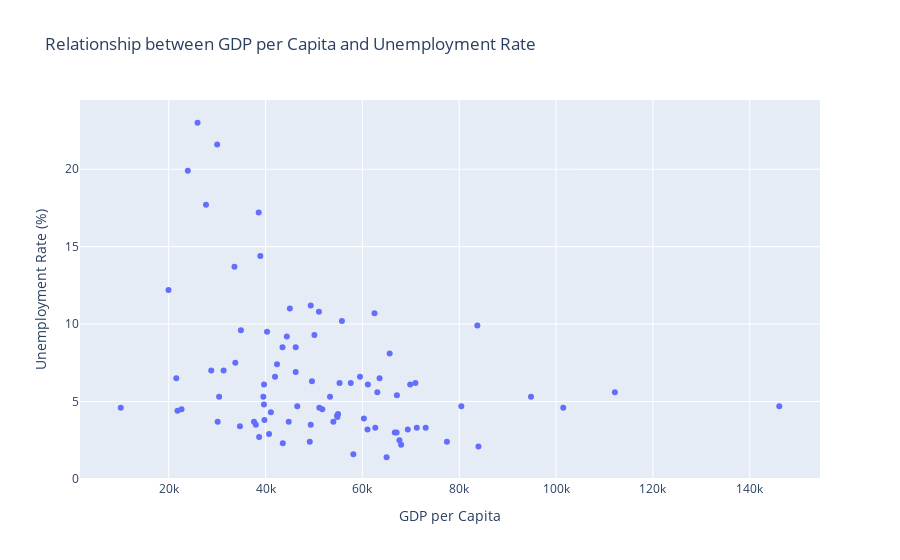

Notebook source saved alongside this figure:
### Markdown cell above
From the histograms we can see that both of them are right skewed, while most cities have a low unemployment rate, below 10%, there are still some cities with a quite high unemployment rate (15-20%), most cities have a low or medium GDP per capita in the 20k to 70k range, with very few cities having a very high GDP per capita above 100k. This shows that most cities are moderately wealthy, with only a few being extremely wealthy and a couple of other cities that are not so wealthy.

### Code cell
fig1 = px.scatter(city_data, x = 'GDP per Capita', y = 'Unemployment Rate', title='Relationship between GDP per Capita and Unemployment Rate', labels={'GDP per Capita':'GDP per Capita', 'Unemployment Rate':'Unemployment Rate (%)'}, hover_name='City', hover_data=['Country'])
fig1.show()

### Figure 1 — Plotly figure (JSON) as saved in the notebook; plotly's stock layout.template omitted (floating-point values rounded to 4 significant figures)
{"data": [{"customdata": [["Austria"], ["Austria"], ["Belgium"], ["Belgium"], ["Belgium"], ["Belgium"], ["Bulgaria"], ["Bulgaria"], ["Croatia"], ["Croatia"], ["Cyprus"], ["Cyprus"], ["Czechia"], ["Czechia"], ["Denmark"], ["Denmark"], ["Estonia"], ["Finland"], ["Finland"], ["France"], ["France"], ["France"], ["Germany"], ["Germany"], ["Germany"], ["Germany"], ["Germany"], ["Germany"], ["Germany"], ["Germany"], ["Germany"], ["Germany"], ["Greece"], ["Greece"], ["Hungary"], ["Hungary"], ["Hungary"], ["Ireland"], ["Ireland"], ["Italy"], ["Italy"], ["Italy"], ["Italy"], ["Italy"], ["Italy"], ["Latvia"], ["Luxembourg"], ["Malta"], ["Netherlands"], ["Netherlands"], ["Netherlands"], ["Netherlands"], ["Netherlands"], ["Norway"], ["Norway"], ["Norway"], ["Poland"], ["Poland"], ["Poland"], ["Portugal"], ["Portugal"], ["Portugal"], ["Portugal"], ["Romania"], ["Slovak Republic"], ["Slovenia"], ["Spain"], ["Spain"], ["Spain"], ["Spain"], ["Spain"], ["Sweden"], ["Sweden"], ["Sweden"], ["Switzerland"], ["Switzerland"], ["Switzerland"], ["Turkiye"], ["Turkiye"], ["United Kingdom"], ["United Kingdom"], ["United Kingdom"], ["United Kingdom"], ["United Kingdom"]], "hovertemplate": "<b>%{hovertext}</b><br><br>GDP per Capita=%{x}<br>Unemployment Rate (%)=%{y}<br>Country=%{customdata[0]}<extra></extra>", "hovertext": ["Salzburg", "Vienna", "Antwerp", "Bruges", "Brussels", "Gent", "Dobrich", "Sofia", "Split", "Zagreb", "Lefkosia", "Lemesos", "Ostrava", "Prague", "Copenhagen", "Odense", "Tallinn", "Helsinki", "Tampere", "Lyon", "Paris", "Toulouse", "Berlin", "Cologne", "Dresden", "Dusseldorf", "Frankfurt am Main", "Hamburg", "Hanover", "Leipzig", "Munich", "Stuttgart", "Athens", "Thessaloniki", "Budapest", "Debrecen", "Miskolc", "Cork", "Dublin", "Florence", "Milan", "Naples", "Rome", "Turin", "Venice", "Riga", "Luxembourg", "Malta", "Amsterdam", "Eindhoven", "Rotterdam", "The Hague", "Utrecht", "Bergen", "Oslo", "Stavanger", "Cracow", "Lodz", "Warsaw", "Braga", "Coimbra", "Lisbon", "Porto", "Giroc", "Bratislava", "Ljubljana", "Barcelona", "Madrid", "Malaga", "Seville", "Valencia", "Gothenburg", "Malmo", "Stockholm", "Basel", "Geneva", "Zurich", "Adana", "Ankara", "Edinburgh", "Glasgow", "Leeds", "Liverpool", "London"], "legendgroup": "", "marker": {"color": "#636efa", "symbol": "circle"}, "mode": "markers", "name": "", "orientation": "v", "showlegend": false, "type": "scatter", "x": [66690.0, 55770.0, 57600.0, 63080.0, 62500.0, 53310.0, 10090.0, 43560.0, 21560.0, 38660.0, 34910.0, 49330.0, 30100.0, 65000.0, 63540.0, 40300.0, 49330.0, 59500.0, 41950.0, 46230.0, 65630.0, 46230.0, 46550.0, 60310.0, 39770.0, 71240.0, 69370.0, 61060.0, 54830.0, 41100.0, 83960.0, 67640.0, 38580.0, 23940.0, 49130.0, 22650.0, 21800.0, 146100.0, 101500.0, 55280.0, 61130.0, 25950.0, 50090.0, 43500.0, 39680.0, 39540.0, 112100.0, 44780.0, 73060.0, 62660.0, 54780.0, 54980.0, 67060.0, 51100.0, 67130.0, 58140.0, 40720.0, 37620.0, 67990.0, 28780.0, 30410.0, 42360.0, 31340.0, 34710.0, 77460.0, 51730.0, 45020.0, 51020.0, 27690.0, 30000.0, 33570.0, 49590.0, 44390.0, 70950.0, 94830.0, 83750.0, 80430.0, 19940.0, 38920.0, 54000.0, 39670.0, 37990.0, 33750.0, 69860.0], "xaxis": "x", "y": [3.0, 10.2, 6.2, 5.6, 10.7, 5.3, 4.6, 2.3, 6.5, 2.7, 9.6, 11.2, 3.7, 1.4, 6.5, 9.5, 3.5, 6.6, 6.6, 6.9, 8.1, 8.5, 4.7, 3.9, 3.8, 3.3, 3.2, 3.2, 4.0, 4.3, 2.1, 2.5, 17.2, 19.9, 2.4, 4.5, 4.4, 4.7, 4.6, 6.2, 6.1, 23.0, 9.3, 8.5, 6.1, 5.3, 5.6, 3.7, 3.3, 3.3, 4.1, 4.2, 3.0, 4.6, 5.4, 1.6, 2.9, 3.7, 2.2, 7.0, 5.3, 7.4, 7.0, 3.4, 2.4, 4.5, 11.0, 10.8, 17.7, 21.6, 13.7, 6.3, 9.2, 6.2, 5.3, 9.9, 4.7, 12.2, 14.4, 3.7, 4.8, 3.5, 7.5, 6.1], "yaxis": "y"}], "layout": {"legend": {"tracegroupgap": 0}, "title": {"text": "Relationship between GDP per Capita and Unemployment Rate"}, "xaxis": {"anchor": "y", "domain": [0, 1], "title": {"text": "GDP per Capita"}}, "yaxis": {"anchor": "x", "domain": [0, 1], "title": {"text": "Unemployment Rate (%)"}}}}
